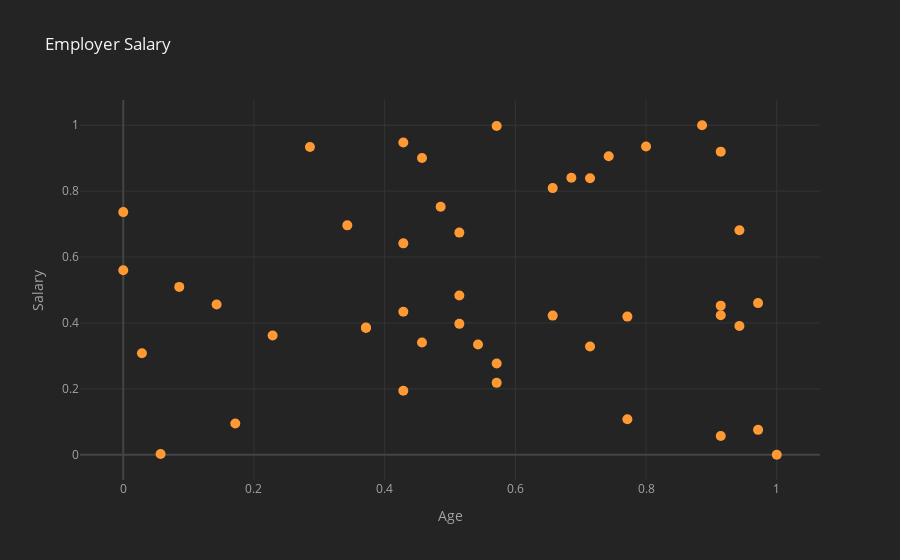

This figure's notebook cell:
### Code cell
data1.iplot( x= 'age', y = 'salary', title = 'Employer Salary', mode = 'markers', size = 10, xTitle = 'Age', yTitle = 'Salary')

### Figure 1 — Plotly figure (JSON) as saved in the notebook; plotly's stock layout.template omitted (floating-point values rounded to 4 significant figures)
{"data": [{"line": {"color": "rgba(255, 153, 51, 1.0)", "dash": "solid", "shape": "linear", "width": 1.3}, "marker": {"size": 10, "symbol": "circle"}, "mode": "markers", "name": "salary", "text": "", "type": "scatter", "x": [0.3714, 0.9143, 0.5714, 0.5429, 0.8, 0.4857, 0.5714, 0.9143, 0.5143, 0.4286, 0.9714, 0.02857, 0.9714, 0.4286, 0.7429, 0.4286, 1.0, 0.6571, 0.2857, 0.1429, 0.9143, 0.7714, 0.5143, 0.1714, 0.7143, 0.8857, 0.08571, 0.2286, 0.5714, 0.4286, 0.6857, 0.9143, 0.3714, 0.6571, 0.4571, 0.9429, 0, 0.7143, 0.05714, 0.4571, 0.9429, 0, 0.7714, 0.3429, 0.5143], "y": [0.3844, 0.4526, 0.9978, 0.3343, 0.9356, 0.7524, 0.2182, 0.05665, 0.4833, 0.434, 0.4602, 0.3079, 0.07558, 0.6416, 0.906, 0.1941, 0, 0.4223, 0.9338, 0.4558, 0.9199, 0.4193, 0.3973, 0.0947, 0.3286, 1, 0.5094, 0.3621, 0.2771, 0.9475, 0.8405, 0.4235, 0.3862, 0.8092, 0.9004, 0.3908, 0.5602, 0.8393, 0.002429, 0.3406, 0.6811, 0.7364, 0.1077, 0.6962, 0.6742]}], "layout": {"autosize": true, "legend": {"bgcolor": "#242424", "font": {"color": "#F4F4F4"}}, "paper_bgcolor": "#242424", "plot_bgcolor": "#242424", "title": {"font": {"color": "#F4F4F4"}, "text": "Employer Salary"}, "xaxis": {"autorange": true, "gridcolor": "#343434", "range": [-0.06184, 1.062], "showgrid": true, "tickfont": {"color": "#A4A4A4"}, "title": {"font": {"color": "#A4A4A4"}, "text": "Age"}, "type": "linear", "zerolinecolor": "#444444"}, "yaxis": {"autorange": true, "gridcolor": "#343434", "range": [-0.102, 1.102], "showgrid": true, "tickfont": {"color": "#A4A4A4"}, "title": {"font": {"color": "#A4A4A4"}, "text": "Salary"}, "type": "linear", "zerolinecolor": "#444444"}}}
